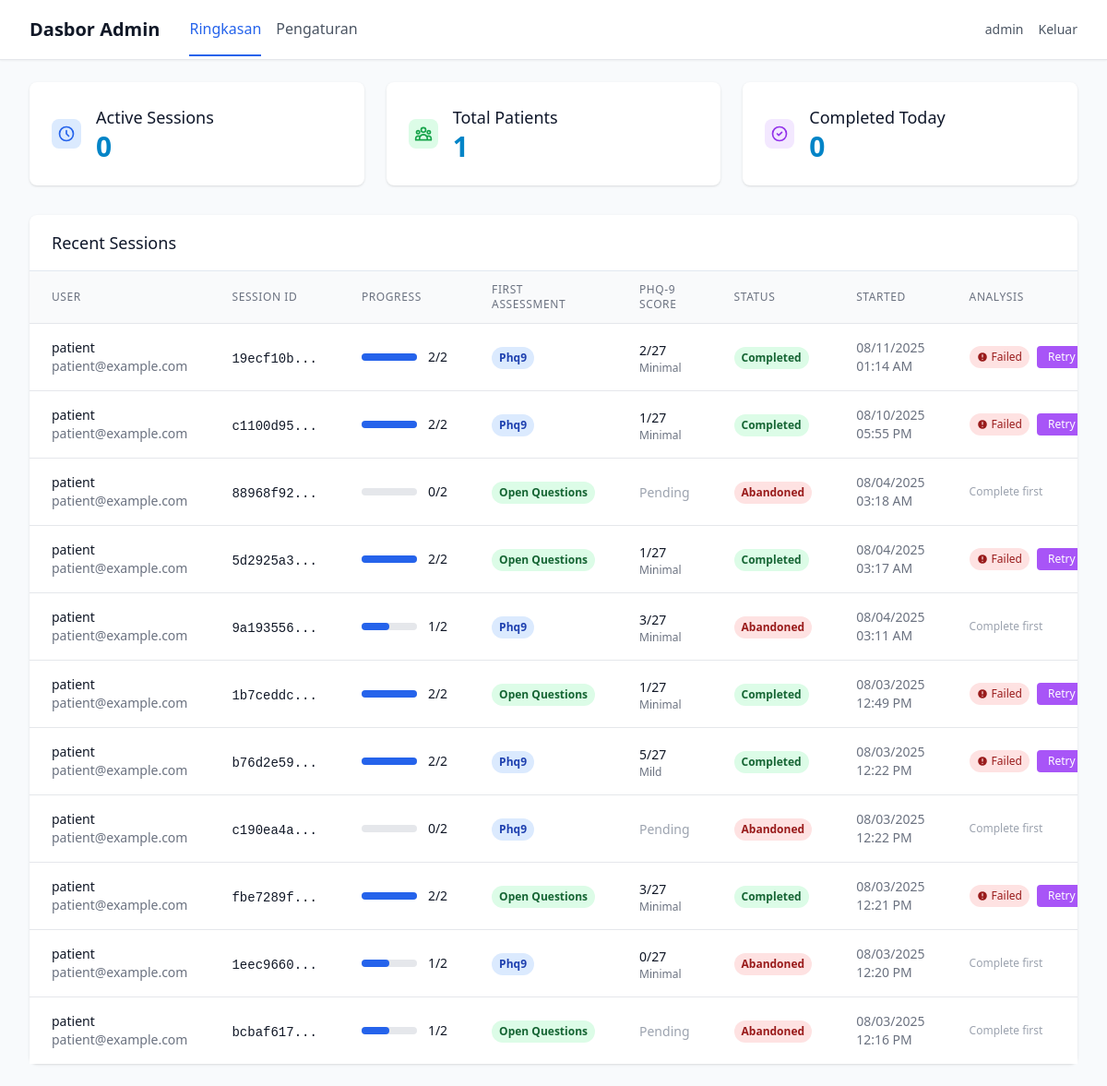
The app's page /admin/dashboard (signed in), older data.
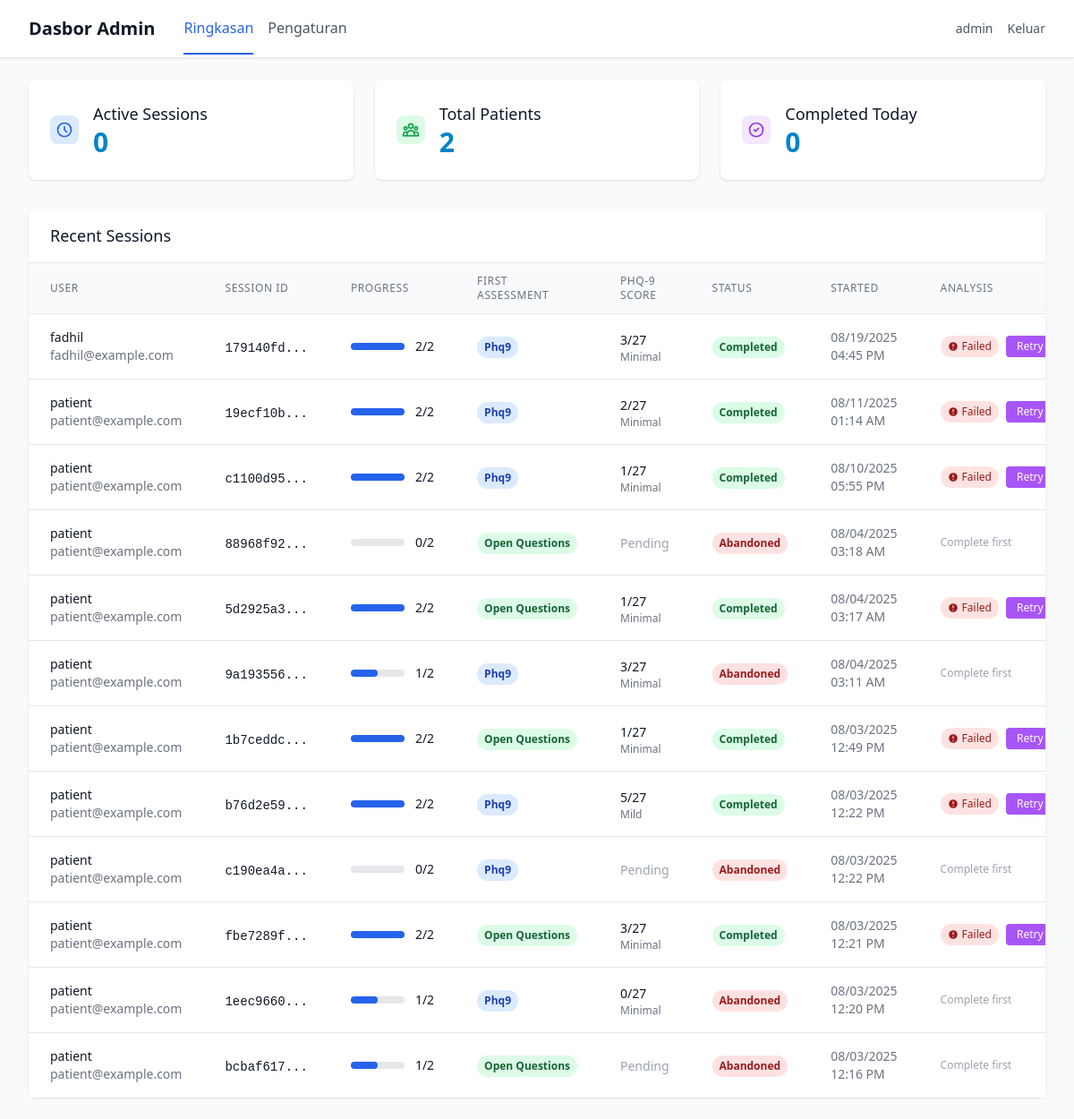
The same page, newer data.
### app/models/user.py (models this page shows, shortened)
class User(UserMixin, db.Model):
    id = db.Column(db.Integer, primary_key=True)
    username = db.Column(db.String(80), unique=True, nullable=False)
    email = db.Column(db.String(120), unique=True, nullable=False)
    password_hash = db.Column(db.String(255), nullable=False)
    user_type = db.Column(db.String(20), nullable=False, default='patient')
    created_at = db.Column(db.DateTime, default=datetime.utcnow)
    is_active = db.Column(db.Boolean, default=True)
    patient_profile = db.relationship('PatientProfile', backref='user', uselist=False, cascade='all, delete-orphan')
    assessments = db.relationship('Assessment', backref='user', lazy=True, cascade='all, delete-orphan')
    def is_superuser(self):
        return self.user_type == 'superuser'

### app/models/assessment.py (models this page shows, shortened)
class Assessment(db.Model):
    id = db.Column(db.Integer, primary_key=True)
    user_id = db.Column(db.Integer, db.ForeignKey('user.id'), nullable=False)
    session_id = db.Column(db.String(100), nullable=False, unique=True)
    first_assessment_type = db.Column(db.String(20))  # 'phq9' or 'open_questions'
    phq9_completed = db.Column(db.Boolean, default=False)
    open_questions_completed = db.Column(db.Boolean, default=False)
    status = db.Column(db.String(20), default='in_progress')  # 'in_progress', 'completed', 'abandoned'
    llm_analysis_status = db.Column(db.String(20), default='pending') # 'pending', 'in_progress', 'completed', 'failed'
    llm_analysis_at = db.Column(db.DateTime)
    consent_agreed = db.Column(db.Boolean, default=False)
    camera_verified = db.Column(db.Boolean, default=False)
    started_at = db.Column(db.DateTime, default=datetime.utcnow)
    completed_at = db.Column(db.DateTime)
    consent_at = db.Column(db.DateTime)
    camera_check_at = db.Column(db.DateTime)
    first_assessment_started_at = db.Column(db.DateTime)
    phq9_score = db.Column(db.Integer)
    phq9_severity = db.Column(db.String(20))  # 'minimal', 'mild', 'moderate', 'severe'
    phq9_settings = db.Column(db.Text)  # JSON string of PHQ-9 settings used
    recording_settings = db.Column(db.Text)  # JSON string of recording settings used
    chat_settings = db.Column(db.Text)  # JSON string of chat settings used
    assessment_order = db.Column(db.String(20))  # 'phq_first' or 'questions_first'
    phq9_responses = db.relationship('PHQ9Response', backref='assessment', lazy=True, cascade='all, delete-orphan')
    open_responses = db.relationship('OpenQuestionResponse', backref='assessment', lazy=True, cascade='all, delete-orphan')
    emotion_data = db.relationship('EmotionData', backref='assessment', lazy=True, cascade='all, delete-orphan')
    def get_completion_order(self):
            return {
                'first_type': self.first_assessment_type,
                'phq9_completed': self.phq9_completed,
                'open_questions_completed': self.open_questions_completed,
                'both_completed': self.phq9_completed and self.open_questions_completed
            }

### app/routes/admin.py (the view)
@admin_bp.route('/dashboard')
@login_required
@admin_required
def dashboard():
    stats = AdminDashboardService.get_overview_stats()
    recent_sessions = AdminDashboardService.get_recent_sessions(limit=15)
    return render_template('admin/dashboard.html',
                         **stats,
                         recent_sessions=recent_sessions)

### app/templates/admin/dashboard.html (shortened to what this page needs)
{% extends "base.html" %}
{% block nav %}
{%include "/components/admin_nav.html"%}
{% endblock %}
{% block content %}
<div class="max-w-7xl mx-auto py-6 sm:px-6 lg:px-8">
    <div class="grid grid-cols-1 md:grid-cols-3 gap-6 mb-8">
        <div class="bg-white rounded-lg shadow p-6">
            <div class="flex items-center">
                <div class="flex-shrink-0">
                    <div class="w-8 h-8 bg-blue-100 rounded-lg flex items-center justify-center">
                        <svg class="w-5 h-5 text-blue-600" fill="none" stroke="currentColor" viewBox="0 0 24 24">
                            <path stroke-linecap="round" stroke-linejoin="round" stroke-width="2" d="M12 8v4l3 3m6-3a9 9 0 11-18 0 9 9 0 0118 0z"/>
                        </svg>
                    </div>
                </div>
                <div class="ml-4">
                    <h3 class="text-lg font-medium text-secondary-900">Active Sessions</h3>
                    <p class="text-3xl font-bold text-primary-600">{{ active_sessions }}</p>
                </div>
            </div>
        </div>
        <div class="bg-white rounded-lg shadow p-6">
            <div class="flex items-center">
                <div class="flex-shrink-0">
                    <div class="w-8 h-8 bg-green-100 rounded-lg flex items-center justify-center">
                    </div>
                </div>
                <div class="ml-4">
                    <h3 class="text-lg font-medium text-secondary-900">Total Patients</h3>
                    <p class="text-3xl font-bold text-primary-600">{{ total_patients }}</p>
                </div>
            </div>
        </div>
        <div class="bg-white rounded-lg shadow p-6">
            <div class="flex items-center">
                <div class="flex-shrink-0">
                    <div class="w-8 h-8 bg-purple-100 rounded-lg flex items-center justify-center">
                        <svg class="w-5 h-5 text-purple-600" fill="none" stroke="currentColor" viewBox="0 0 24 24">
                            <path stroke-linecap="round" stroke-linejoin="round" stroke-width="2" d="M9 12l2 2 4-4m6 2a9 9 0 11-18 0 9 9 0 0118 0z"/>
                        </svg>
                    </div>
                </div>
                <div class="ml-4">
                    <h3 class="text-lg font-medium text-secondary-900">Completed Today</h3>
                    <p class="text-3xl font-bold text-primary-600">{{ completed_today }}</p>
                </div>
            </div>
        </div>
    </div>
    <div class="bg-white rounded-lg shadow">
        <div class="px-6 py-4 border-b border-secondary-200">
            <h3 class="text-lg font-medium text-secondary-900">Recent Sessions</h3>
        </div>
        {% if recent_sessions %}
        <div class="overflow-x-auto">
            <table class="min-w-full divide-y divide-gray-200">
                <thead class="bg-gray-50">
                    <tr>
                        <th class="px-6 py-3 text-left text-xs font-medium text-gray-500 uppercase tracking-wider">User</th>
                        <th class="px-6 py-3 text-left text-xs font-medium text-gray-500 uppercase tracking-wider">Session ID</th>
                        <th class="px-6 py-3 text-left text-xs font-medium text-gray-500 uppercase tracking-wider">Progress</th>
                        <th class="px-6 py-3 text-left text-xs font-medium text-gray-500 uppercase tracking-wider">First Assessment</th>
                        <th class="px-6 py-3 text-left text-xs font-medium text-gray-500 uppercase tracking-wider">PHQ-9 Score</th>
                        <th class="px-6 py-3 text-left text-xs font-medium text-gray-500 uppercase tracking-wider">Status</th>
                        <th class="px-6 py-3 text-left text-xs font-medium text-gray-500 uppercase tracking-wider">Started</th>
                        <th class="px-6 py-3 text-left text-xs font-medium text-gray-500 uppercase tracking-wider">Analysis</th>
                    </tr>
                </thead>
                <tbody class="bg-white divide-y divide-gray-200">
                    {% for session in recent_sessions %}
                    <tr class="hover:bg-gray-50">
                        <td class="px-6 py-4 whitespace-nowrap">
                            <div>
                                <div class="text-sm font-medium text-gray-900">{{ session.username }}</div>
                                <div class="text-sm text-gray-500">{{ session.email }}</div>
                            </div>
                        </td>
                        <td class="px-6 py-4 whitespace-nowrap">
                            <span class="text-sm text-gray-900 font-mono">{{ session.session_id[:8] }}...</span>
                        </td>
                        <td class="px-6 py-4 whitespace-nowrap">
                            <div class="flex items-center">
                                <div class="w-full bg-gray-200 rounded-full h-2 mr-3" style="width: 60px;">
                                    <div class="bg-blue-600 h-2 rounded-full" style="width: {{ (session.progress_count / 2 * 100) }}%"></div>
                                </div>
                                <span class="text-sm font-medium text-gray-900">{{ session.progress_text }}</span>
                            </div>
                        </td>
                        <td class="px-6 py-4 whitespace-nowrap">
                            {% if session.first_type %}
                                <span class="inline-flex px-2 py-1 text-xs font-semibold rounded-full
                                           {% if session.first_type == 'phq9' %}bg-blue-100 text-blue-800{% else %}bg-green-100 text-green-800{% endif %}">
                                    {{ session.first_type.replace('_', ' ').title() }}
                                </span>
                            {% else %}
                                <span class="text-sm text-gray-400">Not started</span>
                            {% endif %}
                        </td>
                        <td class="px-6 py-4 whitespace-nowrap">
                            {% if session.phq9_score is not none %}
                                <div>
                                    <span class="text-sm font-medium text-gray-900">{{ session.phq9_score }}/27</span>
                                    <div class="text-xs text-gray-500 capitalize">{{ session.phq9_severity.replace('_', ' ') if session.phq9_severity else '' }}</div>
                                </div>
                            {% else %}
                                <span class="text-sm text-gray-400">Pending</span>
                            {% endif %}
                        </td>
                        <td class="px-6 py-4 whitespace-nowrap">
                            <span class="inline-flex px-2 py-1 text-xs font-semibold rounded-full {{ session.status_class }}">
                                {{ session.status }}
                            </span>
                        </td>
                        <td class="px-6 py-4 whitespace-nowrap text-sm text-gray-500">
                            <div>{{ session.started_at.strftime('%m/%d/%Y') }}</div>
                            <div>{{ session.started_at.strftime('%I:%M %p') }}</div>
                        </td>
                        <td class="px-6 py-4 whitespace-nowrap">
                            <div class="flex items-center space-x-2">
                                {% if session.db_status == 'completed' %}
                                    {% if session.llm_analysis_status %}
                                        {% if session.llm_analysis_status == 'completed' %}
                                            <span class="inline-flex items-center px-2 py-1 rounded-full text-xs font-medium bg-green-100 text-green-800">
                                                <svg class="w-3 h-3 mr-1" fill="currentColor" viewBox="0 0 20 20">
                                                    <path fill-rule="evenodd" d="M16.707 5.293a1 1 0 010 1.414l-8 8a1 1 0 01-1.414 0l-4-4a1 1 0 011.414-1.414L8 12.586l7.293-7.293a1 1 0 011.414 0z" clip-rule="evenodd"></path>
                                                </svg>
                                                Analyzed
                                            </span>
                                            <button onclick="viewAnalysisResults('{{ session.session_id }}')"
                                                class="bg-blue-500 hover:bg-blue-600 text-white px-3 py-1 rounded text-xs transition-colors">
                                                View Results
                                            </button>
                                        {% elif session.llm_analysis_status == 'failed' %}
                                            <span class="inline-flex items-center px-2 py-1 rounded-full text-xs font-medium bg-red-100 text-red-800">
                                                <svg class="w-3 h-3 mr-1" fill="currentColor" viewBox="0 0 20 20">
                                                    <path fill-rule="evenodd" d="M18 10a8 8 0 11-16 0 8 8 0 0116 0zm-7 4a1 1 0 11-2 0 1 1 0 012 0zm-1-9a1 1 0 00-1 1v4a1 1 0 102 0V6a1 1 0 00-1-1z" clip-rule="evenodd"></path>
                                                </svg>
                                                Failed
                                            </span>
                                            <button onclick="analyzeSession('{{ session.session_id }}')"
                                                class="bg-purple-500 hover:bg-purple-600 text-white px-3 py-1 rounded text-xs transition-colors">
                                                Retry
                                            </button>
                                        {% else %}
                                            <button onclick="analyzeSession('{{ session.session_id }}')"
                                                class="bg-purple-500 hover:bg-purple-600 text-white px-3 py-1 rounded text-xs transition-colors">
                                                Analyze
                                            </button>
                                        {% endif %}
                                    {% else %}
                                        <button onclick="analyzeSession('{{ session.session_id }}')"
                                            class="bg-purple-500 hover:bg-purple-600 text-white px-3 py-1 rounded text-xs transition-colors">
                                            Analyze
                                        </button>
                                    {% endif %}
                                {% else %}
                                    <span class="text-xs text-gray-400">Complete first</span>
                                {% endif %}
                            </div>
                        </td>
                    </tr>
                    {% endfor %}
                </tbody>
            </table>
        </div>
        {% endif %}
    </div>
</div>
{% endblock %}

### app/templates/base.html (shortened to what this page needs)
<!DOCTYPE html>
<html lang="en" class="h-full">
<head>
    <script src="https://cdn.tailwindcss.com"></script>
</head>
<body class="h-full bg-secondary-50 text-secondary-900 overflow-x-hidden">
    {% block nav %}{% endblock %}
    <main class="{% block main_class %}{% endblock %}">
        {% block content %}{% endblock %}
    </main>
</body>
</html>

### app/templates/components/admin_nav.html
<nav class="bg-white shadow-sm border-b border-gray-200">
    <div class="max-w-7xl mx-auto px-4 sm:px-6 lg:px-8">
        <div class="flex justify-between h-16">
            <div class="flex items-center space-x-8">
                <h1 class="text-xl font-semibold text-gray-900">Dasbor Admin</h1>
                <div class="flex space-x-4">
                    <a href="{{ url_for('admin.dashboard') }}"
                       class="{% if request.endpoint == 'admin.dashboard' %}text-blue-600 border-b-2 border-blue-600{% else %}text-gray-600 hover:text-gray-900{% endif %} pb-4 pt-4 transition-colors font-medium">
                        Ringkasan
                    </a>
                    <a href="{{ url_for('settings.show_settings') }}"
                       class="{% if request.endpoint == 'settings.show_settings' %}text-blue-600 border-b-2 border-blue-600{% else %}text-gray-600 hover:text-gray-900{% endif %} pb-4 pt-4 transition-colors">
                        Pengaturan
                    </a>
                </div>
            </div>
            <div class="flex items-center space-x-4">
                <span class="text-sm text-gray-600">{{ current_user.username }}</span>
                <a href="{{ url_for('auth.logout') }}" class="text-sm text-gray-600 hover:text-gray-900 transition-colors">Keluar</a>
            </div>
        </div>
    </div>
</nav>

Row changes from the older to the newer data that the page shows:
added Assessment: username "fadhil", email "fadhil@example.com", session_id "179140fd", {{ (session.progress_count / 2 * 100) }} 100.0 (drawn), progress_text "2/2", first_type.replace "Phq9", phq9_score "3", phq9_severity "Minimal", status "Completed", started_at "08/19/2025", started_at "04:45 PM"
Text that changed along with them:
{{ total_patients }}: "1" → "2"
